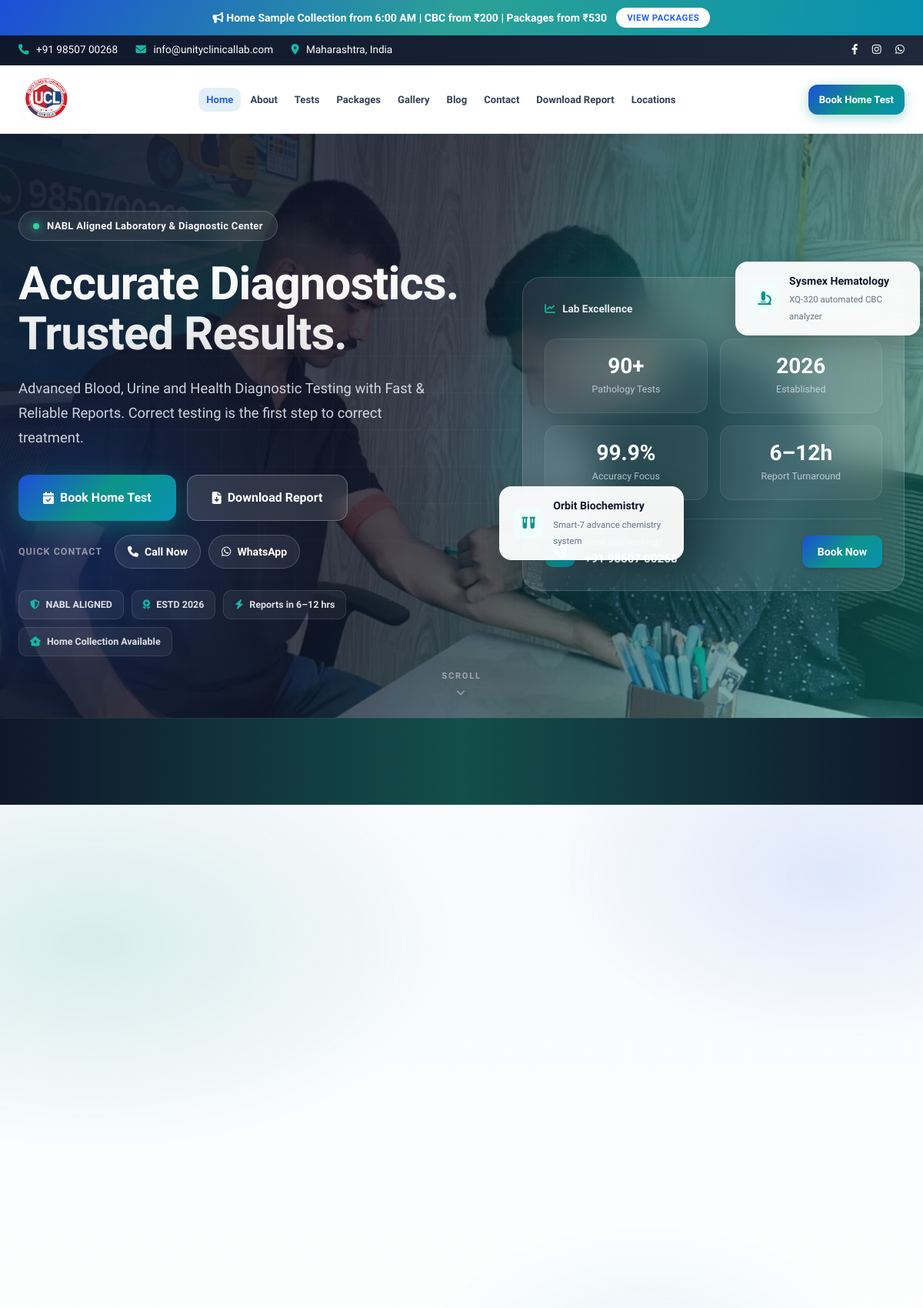
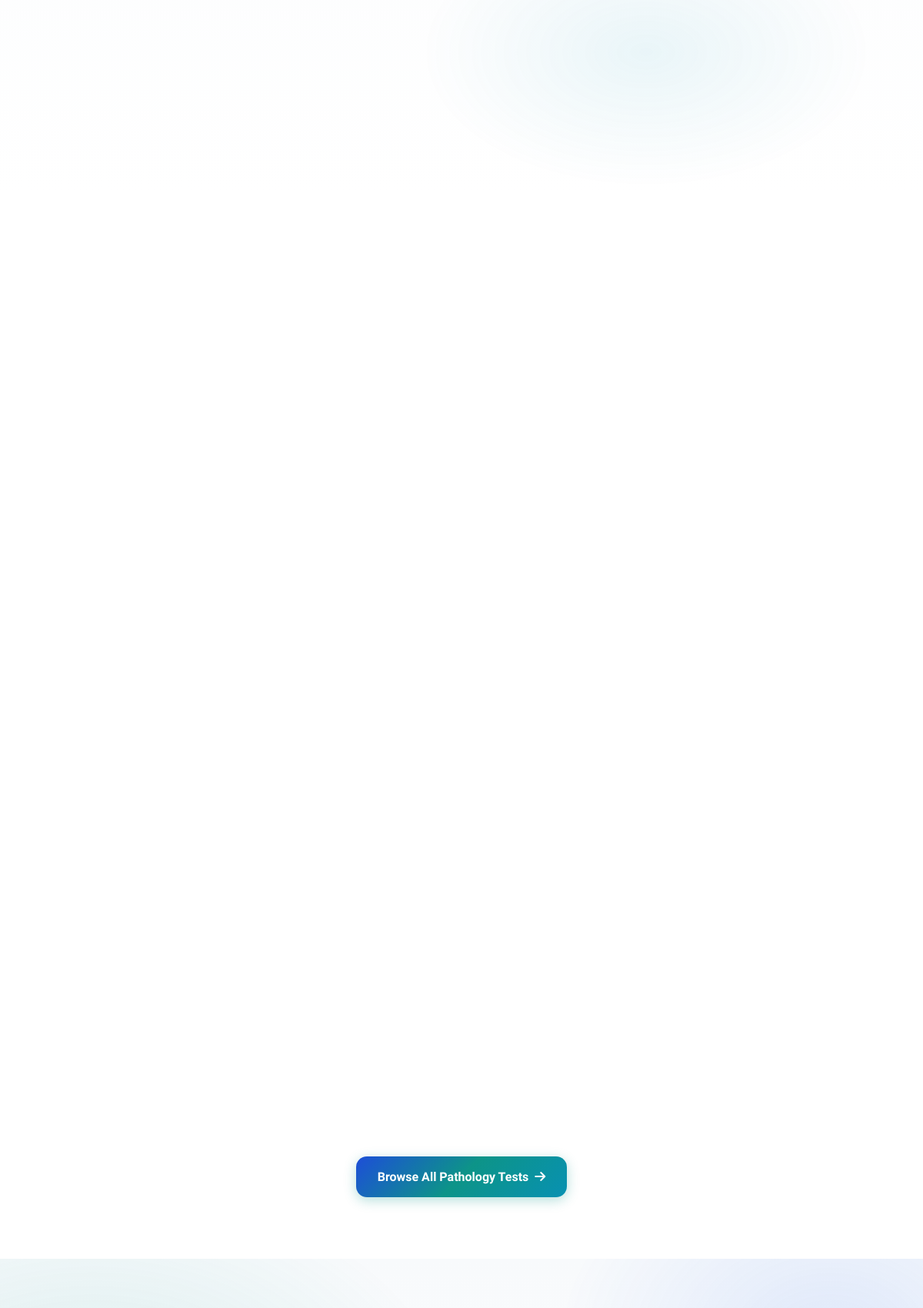
The page / (upper part) on the database its author committed (2 pictures, top to bottom).
### tables this page shows
CREATE TABLE cms_settings (
        key TEXT PRIMARY KEY,
        value TEXT NOT NULL
    );

CREATE TABLE cms_menu (
        id INTEGER PRIMARY KEY AUTOINCREMENT,
        title TEXT NOT NULL,
        url TEXT NOT NULL,
        sequence INTEGER NOT NULL,
        is_active INTEGER DEFAULT 1,
        is_cta INTEGER DEFAULT 0
    );

CREATE TABLE cms_sections (
        id INTEGER PRIMARY KEY AUTOINCREMENT,
        section_code TEXT UNIQUE NOT NULL,
        section_title TEXT NOT NULL,
        is_active INTEGER DEFAULT 1,
        sequence INTEGER NOT NULL
    , section_tag TEXT, section_heading TEXT, section_description TEXT, section_type TEXT DEFAULT 'builtin', section_body TEXT);

### includes/sections/services.php (the view, shortened to what the rows shown need)
<section class="services-section section-padding">
    <div class="container">
        <div class="grid-3 reveal-stagger">
        </div>
        <div class="text-center section-cta-wrap">
            <a href="services.php" class="btn btn-teal btn-lg">Browse All Pathology Tests <i class="fa-solid fa-arrow-right"></i></a>
        </div>
    </div>
</section>

### includes/header.php (shortened to what the rows shown need)
<?php
function is_item_active($item_url, $active_nav) {
    $current_page = basename($_SERVER['PHP_SELF']);
    if ($current_page === $item_url) {
        return 'active';
    }
    return '';
}
try {
    $menu_items = $db->query('SELECT * FROM cms_menu WHERE is_active = 1 ORDER BY sequence ASC')->fetchAll();
} catch (PDOException $e) {
    $menu_items = [];
}
$social_links = cmsSocialLinks($cms);
$header_logo_width = max(40, min(400, (int) cmsSetting($cms, 'header_logo_width', '240')));
$header_logo_height = max(30, min(200, (int) cmsSetting($cms, 'header_logo_height', '72')));
$header_logo_display_h = min($header_logo_height, 80);
$header_logo_display_w = min($header_logo_width, 280);
$header_logo_style = sprintf(
    '--header-logo-width:%dpx;--header-logo-height:%dpx;--header-logo-display-width:%dpx;--header-logo-display-height:%dpx;--header-logo-width-scrolled:%dpx;--header-logo-height-scrolled:%dpx;--header-logo-aspect:%s;',
    $header_logo_width,
    $header_logo_height,
    $header_logo_display_w,
    $header_logo_display_h,
    (int) round($header_logo_display_w * 0.85),
    (int) round($header_logo_display_h * 0.85),
    $header_logo_display_h > 0 ? round($header_logo_display_w / $header_logo_display_h, 4) : '2'
);
$nav_links = [];
$nav_cta = null;
foreach ($menu_items as $item) {
    if ((int) ($item['is_cta'] ?? 0) === 1) {
        $nav_cta = $item;
    } else {
        $nav_links[] = $item;
    }
}
$_body_class = trim($body_class ?? '');
?>
<!DOCTYPE html>
<html lang="en">
<head>
    <link rel="stylesheet" href="css/style.css">
    <link rel="stylesheet" href="css/premium.css?v=<?php echo @filemtime(__DIR__ . '/../css/premium.css') ?: '1'; ?>">
    <link rel="stylesheet" href="https://cdnjs.cloudflare.com/ajax/libs/font-awesome/6.4.0/css/all.min.css">
</head>
<body class="<?php echo htmlspecialchars($_body_class); ?>">
    <?php if (($cms['header_show_top_bar'] ?? '1') === '1'): ?>
    <div class="top-bar">
        <div class="container">
            <?php if (($cms['header_show_social'] ?? '1') === '1'): ?>
            <div class="top-bar-social">
                <?php foreach ($social_links as $social): ?>
                    <a href="<?php echo htmlspecialchars($social['url']); ?>" target="_blank" rel="noopener noreferrer" aria-label="<?php echo htmlspecialchars($social['label']); ?>"><i class="<?php echo htmlspecialchars($social['icon']); ?>"></i></a>
                <?php endforeach; ?>
            </div>
            <?php endif; ?>
        </div>
    </div>
    <?php endif; ?>
    <header class="site-header" style="<?php echo htmlspecialchars($header_logo_style); ?>">
        <div class="container">
            <nav class="nav-bar" aria-label="Main navigation">
                <ul class="nav-menu" id="navMenu" role="menubar">
                    <?php foreach ($nav_links as $item): ?>
                        <li class="nav-item <?php echo is_item_active($item['url'], $active_nav ?? ''); ?>" role="none">
                            <a href="<?php echo htmlspecialchars($item['url']); ?>" role="menuitem"><?php echo htmlspecialchars($item['title']); ?></a>
                        </li>
                    <?php endforeach; ?>
                </ul>
                <div class="nav-bar-actions">
                    <?php if ($nav_cta): ?>
                    <a href="<?php echo htmlspecialchars($nav_cta['url']); ?>" class="btn btn-primary nav-header-cta"><?php echo htmlspecialchars($nav_cta['title']); ?></a>
                    <?php endif; ?>
                </div>
            </nav>
        </div>
    </header>
    <main id="main-content">

### index.php (shortened to what the rows shown need)
<?php
include 'includes/db.php';
$active_nav = 'home';
$body_class = 'page-home';
include 'includes/header.php';
try {
    $home_sections = $db->query('SELECT * FROM cms_sections WHERE is_active = 1 ORDER BY sequence ASC')->fetchAll();
    foreach ($home_sections as $sectionRow) {
        cmsRenderHomeSection($db, $cms_sections, $sectionRow);
    }
} catch (PDOException $e) {
    echo "<div class='container' style='padding:40px;'><div class='alert alert-error'>Failed to load homepage components: " . htmlspecialchars($e->getMessage()) . '</div></div>';
}
include 'includes/footer.php';

### includes/sections/hero.php (shortened to what the rows shown need)
<section class="hero-section hero-premium">
    <div class="hero-bg" aria-hidden="true">
        <div class="hero-bg-image" style="background-image: url('<?php echo htmlspecialchars($cms['hero_bg_image'] ?? 'images/gallery/web/blood-collection.jpg'); ?>');"></div>
        <div class="hero-bg-gradient"></div>
        <div class="hero-orb hero-orb-1"></div>
        <div class="hero-orb hero-orb-2"></div>
        <div class="hero-orb hero-orb-3"></div>
        <div class="hero-grid-pattern"></div>
    </div>
    <div class="container hero-grid">
        <div class="hero-content reveal">
            <span class="hero-tag">
                <span class="hero-tag-dot"></span>
                <?php echo htmlspecialchars($cms['hero_tagline'] ?? 'NABL Aligned Laboratory & Diagnostic Center'); ?>
            </span>
            <h1 class="hero-title"><?php echo nl2br(htmlspecialchars($cms['hero_headline'] ?? 'Accurate Diagnostics. Trusted Results.')); ?></h1>
            <p class="hero-desc"><?php echo htmlspecialchars($cms['hero_subheadline'] ?? 'Advanced Blood, Urine and Health Diagnostic Testing with Fast & Reliable Reports.'); ?></p>
            <div class="hero-cta-block">
                <div class="hero-cta-primary">
                    <a href="<?php echo htmlspecialchars(cmsSetting($cms, 'hero_btn_book_url', 'collection.php')); ?>" class="btn btn-primary btn-lg btn-glow">
                        <i class="fa-solid fa-calendar-check"></i>
                        <?php echo htmlspecialchars(cmsSetting($cms, 'hero_btn_book_text', 'Book Home Test')); ?>
                    </a>
                    <a href="<?php echo htmlspecialchars(cmsSetting($cms, 'hero_btn_download_url', 'download.php')); ?>" class="btn btn-glass btn-lg">
                        <i class="fa-solid fa-file-arrow-down"></i>
                        <?php echo htmlspecialchars(cmsSetting($cms, 'hero_btn_download_text', 'Download Report')); ?>
                    </a>
                </div>
                <?php if (cmsSetting($cms, 'support_phone') !== '' || cmsSetting($cms, 'whatsapp_number') !== ''): ?>
                <div class="hero-cta-quick">
                    <span class="hero-cta-quick-label">Quick contact</span>
                    <div class="hero-cta-quick-links">
                        <?php if (cmsSetting($cms, 'support_phone') !== ''): ?>
                        <a href="tel:<?php echo preg_replace('/[^0-9+]/', '', $cms['support_phone']); ?>" class="hero-quick-link">
                            <i class="fa-solid fa-phone"></i> <?php echo htmlspecialchars(cmsSetting($cms, 'hero_btn_call_text', 'Call Now')); ?>
                        </a>
                        <?php endif; ?>
                        <?php if (cmsSetting($cms, 'whatsapp_number') !== ''): ?>
                        <a href="https://wa.me/<?php echo preg_replace('/[^0-9]/', '', $cms['whatsapp_number']); ?>?text=<?php echo urlencode(cmsSetting($cms, 'hero_whatsapp_message', "Hi, I'd like to book a diagnostic test.")); ?>" target="_blank" rel="noopener noreferrer" class="hero-quick-link hero-quick-link-wa">
                            <i class="fa-brands fa-whatsapp"></i> WhatsApp
                        </a>
                        <?php endif; ?>
                    </div>
                </div>
                <?php endif; ?>
            </div>
            <div class="hero-trust-row">
                <?php if ($b1 = cmsSetting($cms, 'footer_badge_1')): ?><span class="hero-trust-badge"><i class="fa-solid fa-shield-halved"></i> <?php echo htmlspecialchars($b1); ?></span><?php endif; ?>
                <?php if ($b2 = cmsSetting($cms, 'footer_badge_2')): ?><span class="hero-trust-badge"><i class="fa-solid fa-award"></i> <?php echo htmlspecialchars($b2); ?></span><?php endif; ?>
                <?php if ($t3 = cmsSetting($cms, 'hero_trust_3_text')): ?>
                <span class="hero-trust-badge"><i class="<?php echo htmlspecialchars(cmsSetting($cms, 'hero_trust_3_icon', 'fa-solid fa-bolt')); ?>"></i> <?php echo htmlspecialchars($t3); ?></span>
                <?php endif; ?>
                <?php if ($t4 = cmsSetting($cms, 'hero_trust_4_text')): ?>
                <span class="hero-trust-badge"><i class="<?php echo htmlspecialchars(cmsSetting($cms, 'hero_trust_4_icon', 'fa-solid fa-house-medical')); ?>"></i> <?php echo htmlspecialchars($t4); ?></span>
                <?php endif; ?>
            </div>
        </div>
        <div class="hero-visual reveal reveal-delay-2">
            <div class="hero-glass-panel">
                <div class="hero-panel-header">
                    <span class="hero-panel-label"><i class="fa-solid fa-chart-line"></i> <?php echo htmlspecialchars(cmsSetting($cms, 'hero_panel_label', 'Lab Excellence')); ?></span>
                    <span class="hero-panel-live"><span class="pulse-dot"></span> <?php echo htmlspecialchars(cmsSetting($cms, 'hero_panel_live', 'Open Now')); ?></span>
                </div>
                <div class="hero-stats-grid">
                    <?php for ($s = 1; $s <= 4; $s++):
                        $val = cmsSetting($cms, 'hero_stat_' . $s . '_value');
                        $lbl = cmsSetting($cms, 'hero_stat_' . $s . '_label');
                    ?>
                    <div class="hero-stat">
                        <strong><?php echo htmlspecialchars($val); ?></strong>
                        <span><?php echo htmlspecialchars($lbl); ?></span>
                    </div>
                    <?php endfor; ?>
                </div>
                <div class="hero-panel-footer">
                    <div class="hero-panel-contact">
                        <div>
                            <small><?php echo htmlspecialchars(cmsSetting($cms, 'hero_panel_help', 'Need help booking?')); ?></small>
                            <strong><?php echo htmlspecialchars(cmsSetting($cms, 'support_phone')); ?></strong>
                        </div>
                    </div>
                    <a href="<?php echo htmlspecialchars(cmsSetting($cms, 'hero_btn_book_url', 'collection.php')); ?>" class="btn btn-primary btn-sm">Book Now</a>
                </div>
            </div>
            <?php if ($f1t = cmsSetting($cms, 'hero_float_1_title')): ?>
            <div class="hero-float-card hero-float-card-1">
                <i class="<?php echo htmlspecialchars(cmsSetting($cms, 'hero_float_1_icon', 'fa-solid fa-microscope')); ?>"></i>
                <div>
                    <strong><?php echo htmlspecialchars($f1t); ?></strong>
                    <span><?php echo htmlspecialchars(cmsSetting($cms, 'hero_float_1_desc')); ?></span>
                </div>
            </div>
            <?php endif; ?>
            <?php if ($f2t = cmsSetting($cms, 'hero_float_2_title')): ?>
            <div class="hero-float-card hero-float-card-2">
                <i class="<?php echo htmlspecialchars(cmsSetting($cms, 'hero_float_2_icon', 'fa-solid fa-user-doctor')); ?>"></i>
                <div>
                    <strong><?php echo htmlspecialchars($f2t); ?></strong>
                    <span><?php echo htmlspecialchars(cmsSetting($cms, 'hero_float_2_desc')); ?></span>
                </div>
            </div>
            <?php endif; ?>
        </div>
    </div>
    <div class="hero-scroll-hint" aria-hidden="true">
        <span>Scroll</span>
        <i class="fa-solid fa-chevron-down"></i>
    </div>
</section>

### rows shown on the page
cms_menu: title "Home"
cms_menu: title "About"
cms_menu: title "Tests"
cms_menu: title "Packages"
cms_menu: title "Gallery"
cms_menu: title "Blog"
cms_menu: title "Contact"
cms_menu: title "Download Report"
cms_menu: title "Locations"
cms_menu: title "Book Home Test"
cms_sections: val "90+", lbl "Pathology Tests", val "2026", lbl "Established", val "99.9%", lbl "Accuracy Focus", val "6–12h", lbl "Report Turnaround"

### other values the page prints
$cms['top_offer_text'] "Home Sample Collection from 6:00 AM | CBC from ₹200 | Packages from ₹530"
$offer_link_text "VIEW PACKAGES"
$support_phone "+91 98507 00268"
$support_email "info@unityclinicallab.com"
$top_bar_location "Maharashtra, India"
